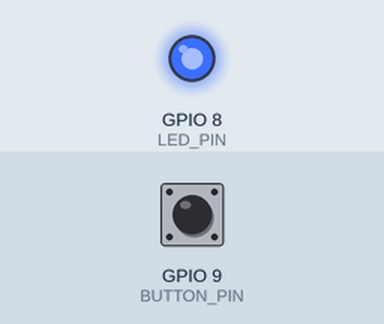
Recording of a sketch running on a simulated ESP32-C3. On the bench: output pins drawn as LEDs (lit = HIGH). Inputs (shaded band) come from the test bench; at power-on: GPIO 9 (BUTTON_PIN) HIGH.

Above: at 2.8 s.
2.9 s: GPIO 9 (BUTTON_PIN) pulled LOW for 1.2 s
At 3.4 s:
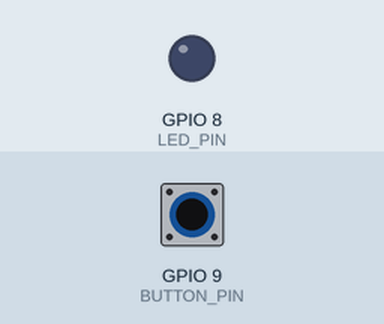
6.5 s: GPIO 9 (BUTTON_PIN) pulled LOW for 3.2 s
At 11.1 s:
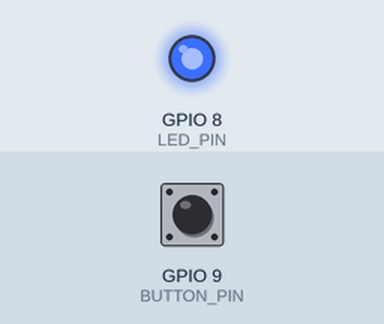
Timing chart, 0 to 12.6 s (numbered marks = the images above; inputs shaded):
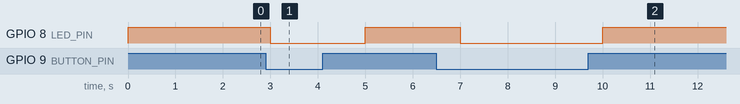

The sketch:

03-button.ino
```cpp
#define LED_PIN 8
#define BUTTON_PIN 9

void setup(){
    pinMode(LED_PIN, OUTPUT);
    pinMode(BUTTON_PIN, INPUT_PULLUP);
}


void loop(){
    bool pressed= digitalRead(BUTTON_PIN)==LOW; // active low
    digitalWrite(LED_PIN, pressed? LOW:HIGH); // ON when pressed, OFF when not pressed
    delay(1000);
}
```

Measured:
- after the input at 2.9 s, GPIO 8 (LED_PIN): HIGH → LOW after 0.10 s, → HIGH 2.0 s later
- after the input at 6.5 s, GPIO 8 (LED_PIN): HIGH → LOW after 0.50 s, → HIGH 3.0 s later
